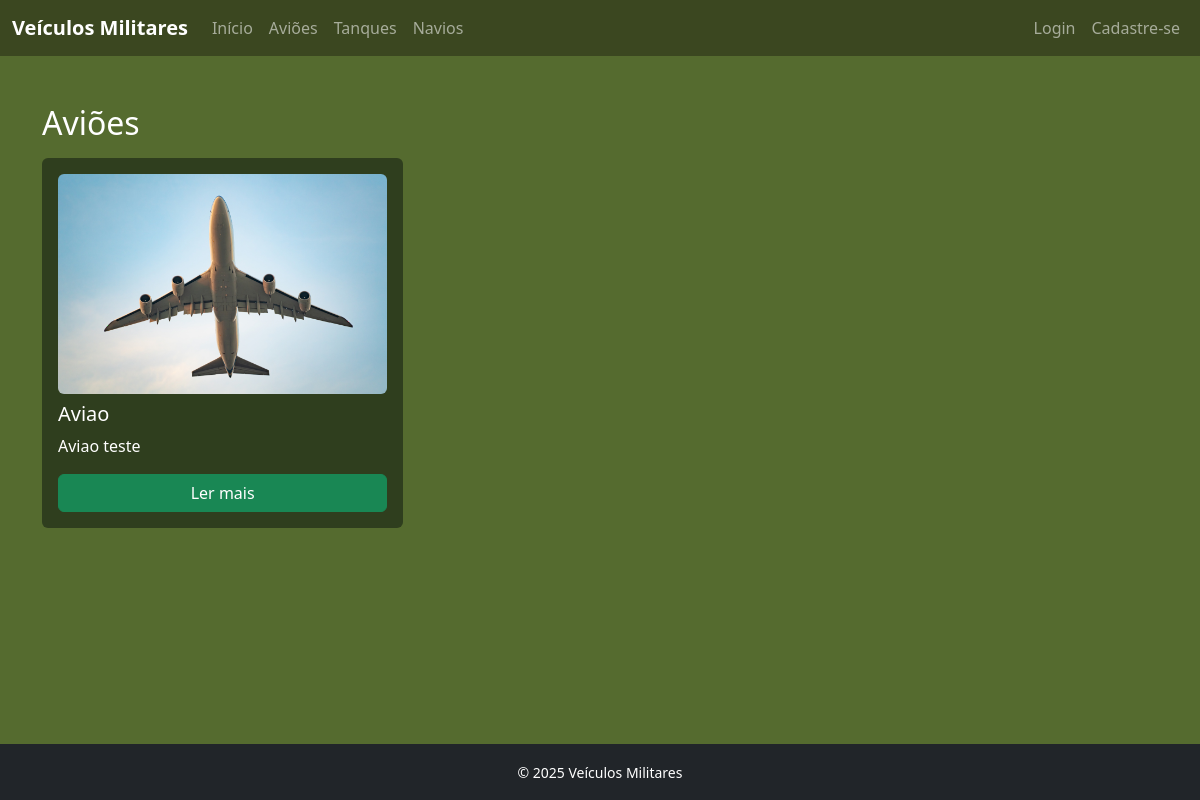
The app's page /categoria.php?slug=avioes, older data.
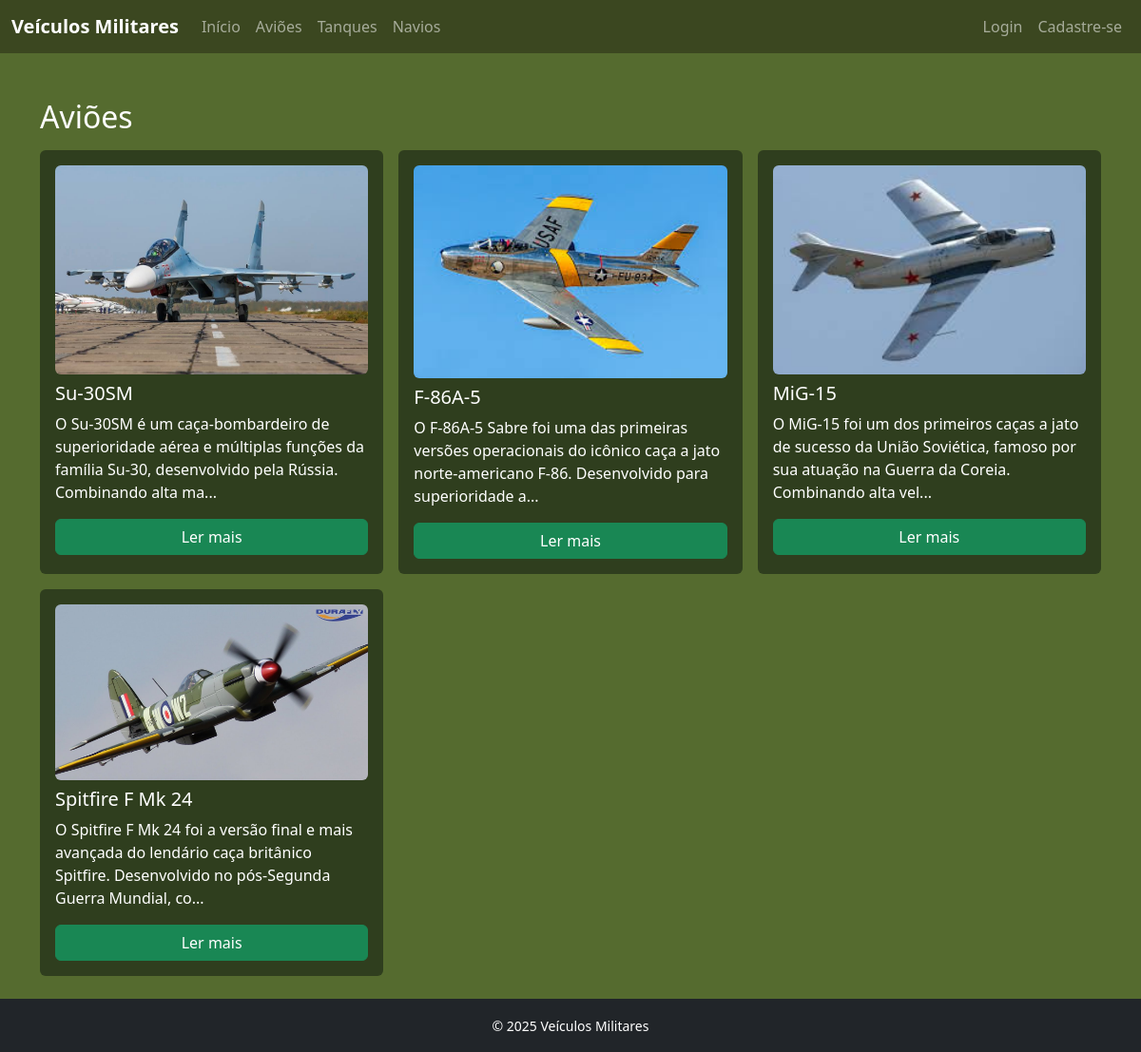
The same page, newer data.
### tables this page shows
CREATE TABLE `posts` (
  `id` int NOT NULL,
  `title` varchar(200) NOT NULL,
  `summary` text,
  `content` mediumtext NOT NULL,
  `image_path` varchar(255) DEFAULT NULL,
  `author_id` int NOT NULL,
  `category_id` int DEFAULT NULL,
  `status` enum('draft','published') NOT NULL DEFAULT 'published',
  `created_at` timestamp NULL DEFAULT CURRENT_TIMESTAMP,
  `updated_at` timestamp NULL DEFAULT CURRENT_TIMESTAMP ON UPDATE CURRENT_TIMESTAMP
);

### public/categoria.php (the view, shortened to what this page needs)
<?php
$pdo = get_pdo();
$slug = trim($_GET['slug'] ?? '');
$cat = null;
if ($slug !== '') {
  $st = $pdo->prepare('SELECT id, name, slug FROM categories WHERE slug = ?');
  $st->execute([$slug]);
  $cat = $st->fetch();
}
$ps = $pdo->prepare('
  SELECT p.id, p.title, p.summary, p.image_path, p.created_at
  FROM posts p
  WHERE p.status="published" AND p.category_id = ?
  ORDER BY p.created_at DESC
');
$ps->execute([$cat['id']]);
$posts = $ps->fetchAll();
function img_src($image_path, $base) {
  return $image_path ? $base.'/'.ltrim($image_path, '/') : null;
}
?>
<!DOCTYPE html>
<html lang="pt-br">
<head>
  <link href="https://cdn.jsdelivr.net/npm/bootstrap@5.3.3/dist/css/bootstrap.min.css" rel="stylesheet" />
</head>
<body class="d-flex flex-column min-vh-100">
  <?php require __DIR__.'/header.php'; ?>
  <main class="container flex-grow-1 my-4">
    <h2 class="mb-3"><?= htmlspecialchars($cat['name']) ?></h2>
    <?php if (!$posts): ?>
      <div class="alert alert-warning text-dark">Ainda não há publicações em “<?= htmlspecialchars($cat['name']) ?>”.</div>
    <?php else: ?>
      <div class="row g-3">
        <?php foreach ($posts as $post): $img = img_src($post['image_path'], $base); ?>
          <div class="col-12 col-md-6 col-lg-4">
            <div class="card p-3 h-100">
              <?php if ($img): ?>
                <img class="img-fluid rounded mb-2" src="<?= htmlspecialchars($img) ?>" alt="">
              <?php endif; ?>
              <h5><?= htmlspecialchars($post['title']) ?></h5>
              <p><?= nl2br(htmlspecialchars(mb_strimwidth($post['summary'] ?? '', 0, 140, '...'))) ?></p>
              <a class="btn btn-success" href="post.php?id=<?= (int)$post['id'] ?>">Ler mais</a>
            </div>
          </div>
        <?php endforeach; ?>
      </div>
    <?php endif; ?>
  </main>
  <footer class="mt-auto p-3 text-center bg-dark text-white">
    <small>&copy; 2025 Veículos Militares</small>
  </footer>
</body>
</html>

Row changes from the older to the newer data that the page shows:
removed posts: image_path (picture), title "Aviao", summary "Aviao teste"
added posts: image_path (picture), title "Su-30SM", summary "O Su-30SM é um caça-bombardeiro de superioridade aérea e múltiplas funções da família Su-30, desenvolvido pela Rússia. Combinando alta ma..."
added posts: image_path (picture), title "F-86A-5", summary "O F-86A-5 Sabre foi uma das primeiras versões operacionais do icônico caça a jato norte-americano F-86. Desenvolvido para superioridade a..."
added posts: image_path (picture), title "MiG-15", summary "O MiG-15 foi um dos primeiros caças a jato de sucesso da União Soviética, famoso por sua atuação na Guerra da Coreia. Combinando alta vel..."
added posts: image_path (picture), title "Spitfire F Mk 24", summary "O Spitfire F Mk 24 foi a versão final e mais avançada do lendário caça britânico Spitfire. Desenvolvido no pós-Segunda Guerra Mundial, co..."
